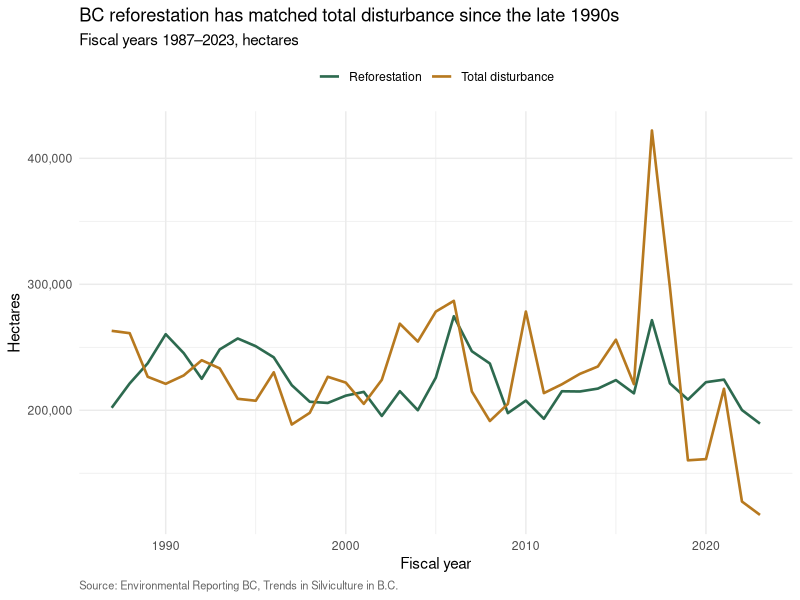
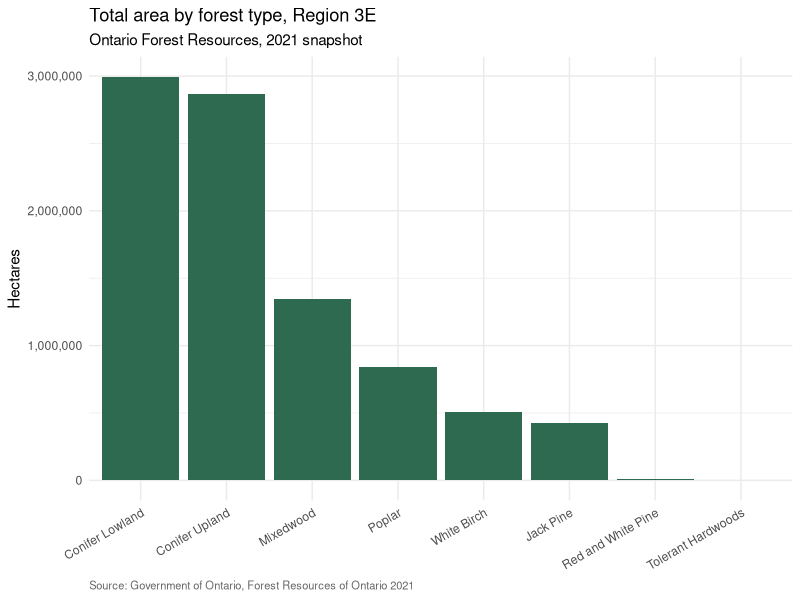

R code for these plots, in order:
## ---- chunk 1
#| include: false
library(tidyverse)
library(readxl)
library(here)
library(knitr)
library(scales)
## ---- chunk 2
#| echo: false
bc <- read_excel(here("data", "bc_disturbance_reforestation.xlsx"),
                 sheet = "Data")
ontario <- read_excel(here("data", "on_forest_statistics_1.xlsx"),
                      sheet = "Data")

tibble(
  Property = c("File", "Source", "Used for", "Shape", "Rows × Cols"),
  `BC silviculture` = c(
    "`bc_disturbance_reforestation.xlsx`",
    "BC Government / BC Data Catalogue",
    "Time-series charts (line, area)",
    "Time series (one row per fiscal year)",
    paste(nrow(bc), "×", ncol(bc))
  ),
  `Ontario forest stats` = c(
    "`on_forest_statistics_1.xlsx`",
    "Government of Ontario / Ontario Open Data Catalogue",
    "PivotTables, cross-classification charts",
    "Cross-classification (region × ownership × seral × type × age)",
    paste(nrow(ontario), "×", ncol(ontario))
  )
) |> kable()
## ---- chunk 3
#| echo: false
#| fig.width: 7
#| fig.height: 3.5
bc |>
  pivot_longer(c(Total_Disturbance_ha, Reforestation_ha),
               names_to = "series", values_to = "ha") |>
  ggplot(aes(Fiscal_Year, ha, colour = series)) +
  geom_line(linewidth = 0.9) +
  scale_y_continuous(labels = comma) +
  scale_colour_manual(values = c("Reforestation_ha" = "#2D6A4F",
                                 "Total_Disturbance_ha" = "#B7791F"),
                      labels = c("Reforestation", "Total disturbance")) +
  labs(title = "BC reforestation has matched total disturbance since the late 1990s",
       subtitle = "Fiscal years 1987–2023, hectares",
       x = "Fiscal year", y = "Hectares", colour = NULL,
       caption = "Source: Environmental Reporting BC, Trends in Silviculture in B.C.") +
  theme_minimal(base_size = 11) +
  theme(legend.position = "top",
        plot.caption = element_text(hjust = 0, colour = "grey40", size = 8))
## ---- chunk 4
#| echo: false
ontario |>
  group_by(PFTName, SERAL_NAME) |>
  summarise(total_ha = sum(SumOfTotalHa), .groups = "drop") |>
  pivot_wider(names_from = SERAL_NAME, values_from = total_ha) |>
  mutate(across(where(is.numeric), \(x) format(round(x), big.mark = ","))) |>
  kable(caption = "Total area (ha) by forest type × seral stage — what your PivotTable should look like")
## ---- chunk 5
#| echo: false
#| fig.width: 7
#| fig.height: 3.5
ontario |>
  group_by(PFTName) |>
  summarise(total_ha = sum(SumOfTotalHa), .groups = "drop") |>
  arrange(desc(total_ha)) |>
  mutate(PFTName = fct_inorder(PFTName)) |>
  ggplot(aes(PFTName, total_ha)) +
  geom_col(fill = "#2D6A4F") +
  scale_y_continuous(labels = comma) +
  labs(title = "Total area by forest type, Region 3E",
       subtitle = "Ontario Forest Resources, 2021 snapshot",
       x = NULL, y = "Hectares",
       caption = "Source: Government of Ontario, Forest Resources of Ontario 2021") +
  theme_minimal(base_size = 11) +
  theme(axis.text.x = element_text(angle = 30, hjust = 1),
        plot.caption = element_text(hjust = 0, colour = "grey40", size = 8))
## ---- chunk 6
#| echo: false
ontario |>
  group_by(PFTName) |>
  summarise(total_ha = sum(SumOfTotalHa), .groups = "drop") |>
  arrange(desc(total_ha)) |>
  mutate(total_ha = comma(round(total_ha))) |>
  kable(caption = "Total area by forest type — should match the row totals of your PivotTable")
## ---- chunk 7
#| echo: false
ontario |>
  count(PFTName) |>
  arrange(desc(n)) |>
  kable(caption = "Number of age-class combinations per forest type")
